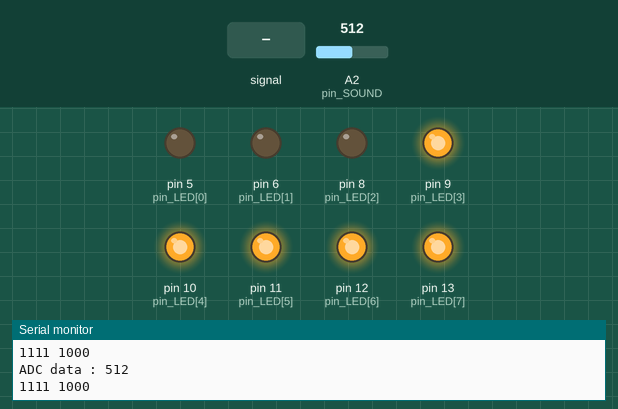
Simulated run of this sketch. Board: Arduino Uno, built with avr-gcc and run on an emulated ATmega328P. Shown: output pins drawn as LEDs (lit = HIGH), the last lines printed to the serial monitor. Dashed ring = blinking. The inputs (shaded band) are chosen by the test bench; at power-on: A2 (pin_SOUND) = 512.

Above: at 1.2 s.
1.3 s: A2 (pin_SOUND) fed a 200 Hz sine of ±81 counts around its level
At 1.8 s:
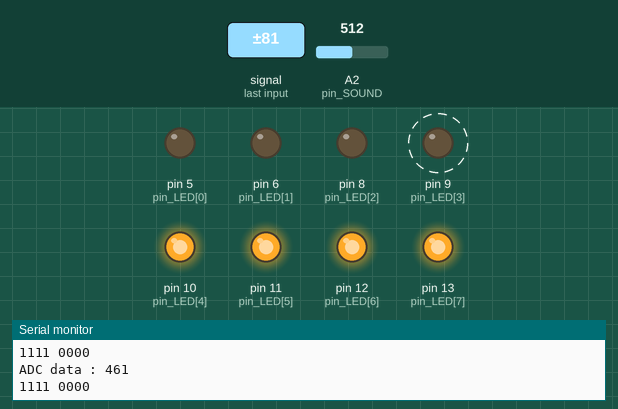
4.3 s: A2 (pin_SOUND) set to 505
At 4.3 s:
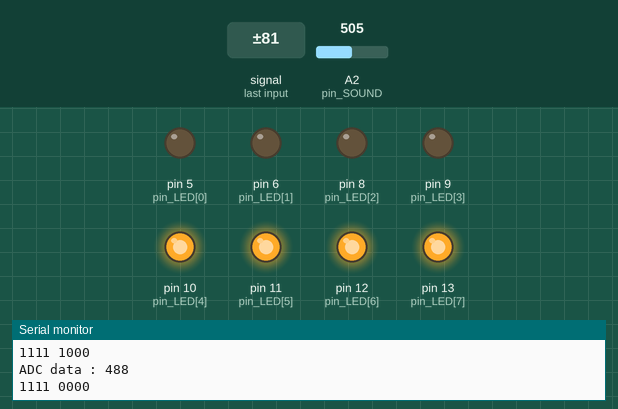
5.8 s: A2 (pin_SOUND) fed a 1000 Hz sine of ±255 counts around its level
At 6.08 s:
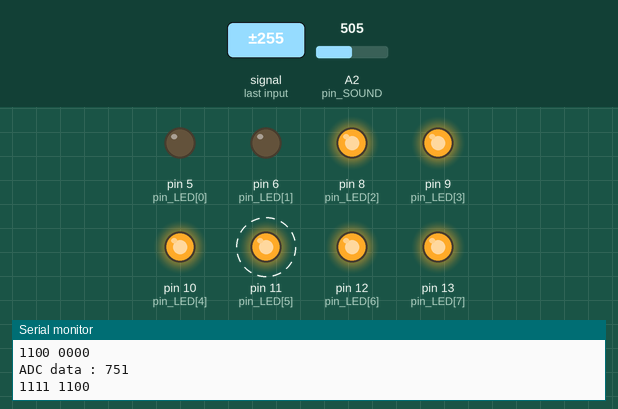
8.8 s: A2 (pin_SOUND) fed a 2 Hz sine of ±306 counts around its level
At 9.19 s:
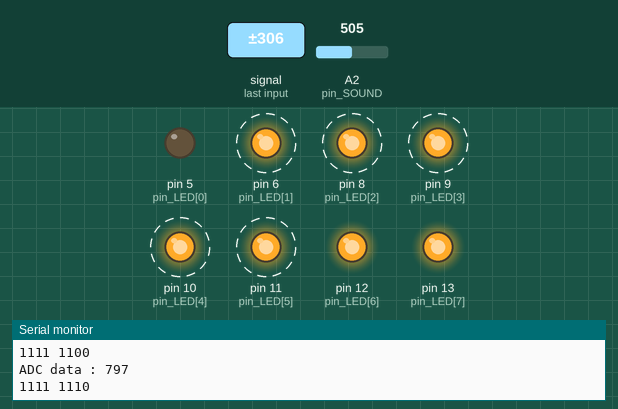
11.8 s: A2 (pin_SOUND) set to 122
At 13.0 s:
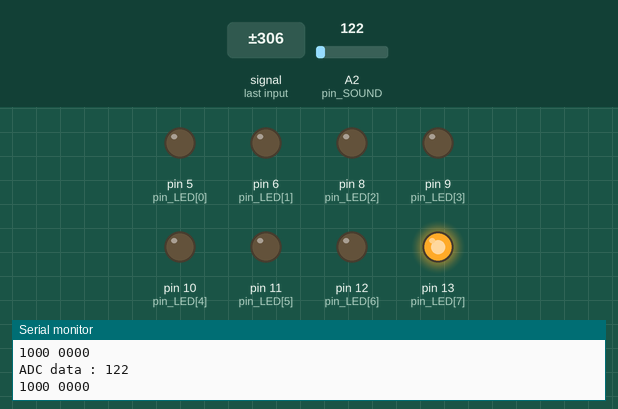
13.3 s: A2 (pin_SOUND) set to 136
At 14.6 s:
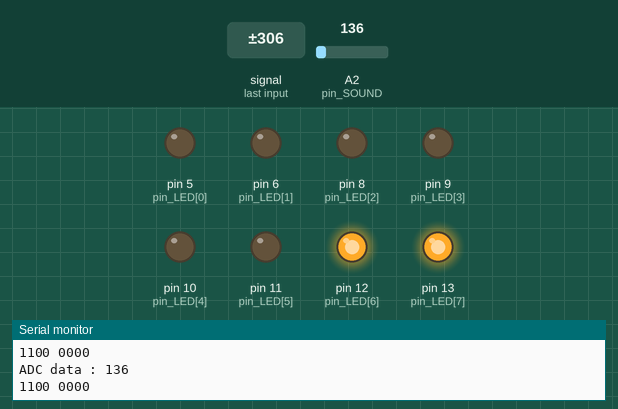
Timing chart, 0 to 15.8 s (numbered marks = the images above; inputs shaded):
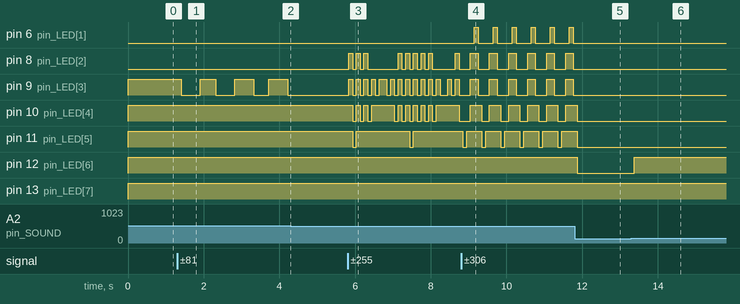

The sketch:

Sound.ino
```cpp
int pin_SOUND = A2;
int pin_LED[8] = {5, 6, 8, 9, 10, 11, 12, 13};

void setup() {
  Serial.begin(115200);

  pinMode(pin_SOUND, INPUT);

  for(int i=0; i<8; i++){
    pinMode(pin_LED[i], OUTPUT);
  }
}

void loop() {
  uint16_t i, ADC_data = 0;
  ADC_data = analogRead(pin_SOUND);

  Serial.print("ADC data : ");
  Serial.println(ADC_data);

  if(ADC_data>=0 && ADC_data<128){
    digitalWrite(pin_LED[7], 1);
    digitalWrite(pin_LED[6], 0);
    digitalWrite(pin_LED[5], 0);
    digitalWrite(pin_LED[4], 0);
    digitalWrite(pin_LED[3], 0);
    digitalWrite(pin_LED[2], 0);
    digitalWrite(pin_LED[1], 0);
    digitalWrite(pin_LED[0], 0);
    Serial.println("1000 0000");
  } else if(ADC_data>=128 && ADC_data<256){
    digitalWrite(pin_LED[7], 1);
    digitalWrite(pin_LED[6], 1);
    digitalWrite(pin_LED[5], 0);
    digitalWrite(pin_LED[4], 0);
    digitalWrite(pin_LED[3], 0);
    digitalWrite(pin_LED[2], 0);
    digitalWrite(pin_LED[1], 0);
    digitalWrite(pin_LED[0], 0);
    Serial.println("1100 0000");
  } else if(ADC_data>=256 && ADC_data<384){
    digitalWrite(pin_LED[7], 1);
    digitalWrite(pin_LED[6], 1);
    digitalWrite(pin_LED[5], 1);
    digitalWrite(pin_LED[4], 0);
    digitalWrite(pin_LED[3], 0);
    digitalWrite(pin_LED[2], 0);
    digitalWrite(pin_LED[1], 0);
    digitalWrite(pin_LED[0], 0);
    Serial.println("1110 0000");
  } else if(ADC_data>=384 && ADC_data<512){
    digitalWrite(pin_LED[7], 1);
    digitalWrite(pin_LED[6], 1);
    digitalWrite(pin_LED[5], 1);
    digitalWrite(pin_LED[4], 1);
    digitalWrite(pin_LED[3], 0);
    digitalWrite(pin_LED[2], 0);
    digitalWrite(pin_LED[1], 0);
    digitalWrite(pin_LED[0], 0);
    Serial.println("1111 0000");
  } else if(ADC_data>=512 && ADC_data<640){
    digitalWrite(pin_LED[7], 1);
    digitalWrite(pin_LED[6], 1);
    digitalWrite(pin_LED[5], 1);
    digitalWrite(pin_LED[4], 1);
    digitalWrite(pin_LED[3], 1);
    digitalWrite(pin_LED[2], 0);
    digitalWrite(pin_LED[1], 0);
    digitalWrite(pin_LED[0], 0);
    Serial.println("1111 1000");
  } else if(ADC_data>=640 && ADC_data<768){
    digitalWrite(pin_LED[7], 1);
    digitalWrite(pin_LED[6], 1);
    digitalWrite(pin_LED[5], 1);
    digitalWrite(pin_LED[4], 1);
    digitalWrite(pin_LED[3], 1);
    digitalWrite(pin_LED[2], 1);
    digitalWrite(pin_LED[1], 0);
    digitalWrite(pin_LED[0], 0);
    Serial.println("1111 1100");
  } else if(ADC_data>=768 && ADC_data<896){
    digitalWrite(pin_LED[7], 1);
    digitalWrite(pin_LED[6], 1);
    digitalWrite(pin_LED[5], 1);
    digitalWrite(pin_LED[4], 1);
    digitalWrite(pin_LED[3], 1);
    digitalWrite(pin_LED[2], 1);
    digitalWrite(pin_LED[1], 1);
    digitalWrite(pin_LED[0], 0);
    Serial.println("1111 1110");
  } else if(ADC_data>=896 && ADC_data<1024){
    digitalWrite(pin_LED[7], 1);
    digitalWrite(pin_LED[6], 1);
    digitalWrite(pin_LED[5], 1);
    digitalWrite(pin_LED[4], 1);
    digitalWrite(pin_LED[3], 1);
    digitalWrite(pin_LED[2], 1);
    digitalWrite(pin_LED[1], 1);
    digitalWrite(pin_LED[0], 1);
    Serial.println("1111 1111");
  }

  delay(100);

}
```

Measured:
- the behaviour switches between 512 and 511 on A2 (pin_SOUND) (found by bisection; images 1 and 2)
- the behaviour switches between 127 and 128 on A2 (pin_SOUND) (found by bisection; images 5 and 6)
- after the input at 1.3 s, pin 9 (pin_LED[3]): alternates HIGH for 0.50 s and LOW for 0.50 s, starting after 0.11 s
- after the input at 4.3 s, pin 9 (pin_LED[3]): stays LOW (without the input it goes to HIGH after 0.43 s)
- after the input at 5.8 s, pin 8 (pin_LED[2]): LOW → HIGH at once, → LOW 0.10 s later, → HIGH 0.10 s later, → LOW 0.10 s later, … (18 changes in this stretch); pin 9 (pin_LED[3]): LOW → HIGH at once, → LOW 0.10 s later, → HIGH 0.10 s later, → LOW 0.10 s later, … (28 changes in this stretch)
- after the input at 8.8 s, pin 6 (pin_LED[1]): alternates HIGH for 0.10 s and LOW for 0.40 s, starting after 0.35 s; pin 11 (pin_LED[5]): alternates HIGH for 0.40 s and LOW for 0.10 s, starting after 0.05 s
- after the input at 11.8 s, pin 6 (pin_LED[1]), pin 8 (pin_LED[2]), pin 9 (pin_LED[3]): stops changing and stays LOW; pin 10 (pin_LED[4]), pin 11 (pin_LED[5]): goes on until 11.9 s, then stays LOW; pin 12 (pin_LED[6]): HIGH → LOW after 0.06 s
- after the input at 13.3 s, pin 12 (pin_LED[6]): LOW → HIGH after 0.07 s
